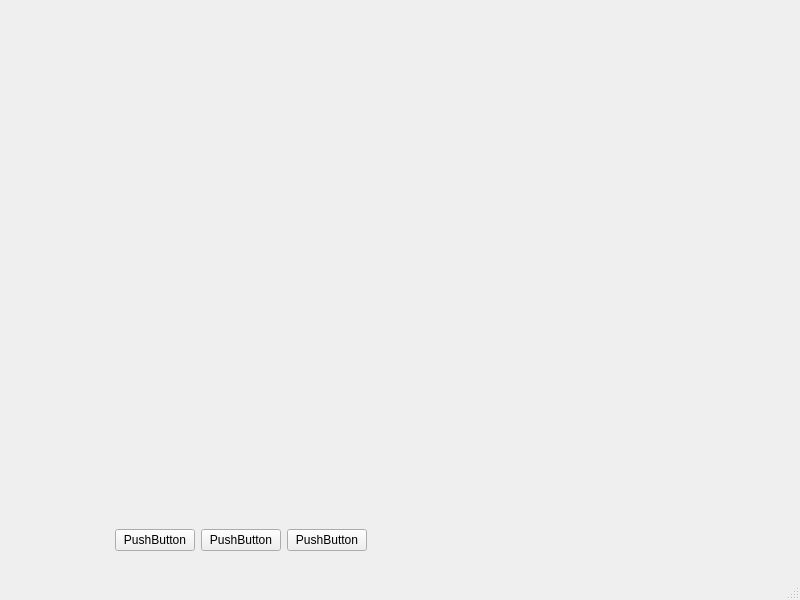
<?xml version="1.0" encoding="UTF-8"?>
<ui version="4.0">
 <class>MainWindow</class>
 <widget class="QMainWindow" name="MainWindow">
  <property name="geometry">
   <rect>
    <x>0</x>
    <y>0</y>
    <width>800</width>
    <height>600</height>
   </rect>
  </property>
  <property name="windowTitle">
   <string>MainWindow</string>
  </property>
  <widget class="QWidget" name="centralwidget">
   <widget class="QWidget" name="">
    <property name="geometry">
     <rect>
      <x>-4</x>
      <y>10</y>
      <width>371</width>
      <height>541</height>
     </rect>
    </property>
    <layout class="QVBoxLayout" name="verticalLayout">
     <item>
      <spacer name="verticalSpacer">
       <property name="orientation">
        <enum>Qt::Vertical</enum>
       </property>
       <property name="sizeHint" stdset="0">
        <size>
         <width>20</width>
         <height>40</height>
        </size>
       </property>
      </spacer>
     </item>
     <item>
      <layout class="QHBoxLayout" name="horizontalLayout">
       <item>
        <spacer name="horizontalSpacer">
         <property name="orientation">
          <enum>Qt::Horizontal</enum>
         </property>
         <property name="sizeHint" stdset="0">
          <size>
           <width>40</width>
           <height>20</height>
          </size>
         </property>
        </spacer>
       </item>
       <item>
        <widget class="QPushButton" name="pushButton_3">
         <property name="text">
          <string>PushButton</string>
         </property>
        </widget>
       </item>
       <item>
        <widget class="QPushButton" name="pushButton_2">
         <property name="text">
          <string>PushButton</string>
         </property>
        </widget>
       </item>
       <item>
        <widget class="QPushButton" name="pushButton">
         <property name="text">
          <string>PushButton</string>
         </property>
        </widget>
       </item>
      </layout>
     </item>
    </layout>
   </widget>
  </widget>
  <widget class="QMenuBar" name="menubar">
   <property name="geometry">
    <rect>
     <x>0</x>
     <y>0</y>
     <width>800</width>
     <height>23</height>
    </rect>
   </property>
  </widget>
  <widget class="QStatusBar" name="statusbar"/>
 </widget>
 <resources/>
 <connections/>
</ui>
